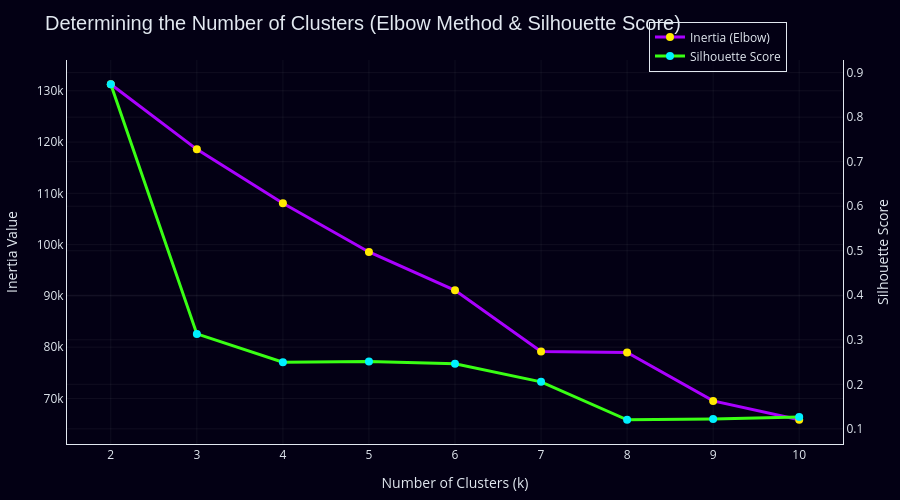

Notebook code for this chart:
### Code cell
# 2. Determine the optimal number of clusters using an interactive plot
fig = go.Figure()
fig.add_trace(go.Scatter(
    x=list(K_range), y=inertia, mode='lines+markers', name='Inertia (Elbow)', yaxis='y1',
    line=dict(color=GALAXY_ACCENT3, width=3), marker=dict(color=GALAXY_ACCENT4, size=8)
))
fig.add_trace(go.Scatter(
    x=list(K_range), y=silhouette_scores, mode='lines+markers', name='Silhouette Score', yaxis='y2',
    line=dict(color=GALAXY_ACCENT5, width=3), marker=dict(color=GALAXY_ACCENT2, size=8)
))

fig.update_layout(
    title='Determining the Number of Clusters (Elbow Method & Silhouette Score)',
    xaxis=dict(title='Number of Clusters (k)', dtick=1),
    yaxis=dict(title='Inertia Value', side='left'),
    yaxis2=dict(title='Silhouette Score', side='right', overlaying='y', showgrid=False, color=GALAXY_FG),
    legend=dict(x=0.75, y=1.1),
    height=500,
)
apply_galaxy_plotly(fig)
fig.show()

### Figure 1 — Plotly figure (JSON) as saved in the notebook; plotly's stock layout.template omitted (floating-point values rounded to 4 significant figures)
{"data": [{"line": {"color": "#AA00FF", "width": 3}, "marker": {"color": "#FFEA00", "size": 8}, "mode": "lines+markers", "name": "Inertia (Elbow)", "type": "scatter", "x": [2, 3, 4, 5, 6, 7, 8, 9, 10], "y": [131300.0, 118600.0, 108100.0, 98570.0, 91090.0, 79150.0, 78970.0, 69520.0, 65840.0], "yaxis": "y"}, {"line": {"color": "#39FF14", "width": 3}, "marker": {"color": "#00F0FF", "size": 8}, "mode": "lines+markers", "name": "Silhouette Score", "type": "scatter", "x": [2, 3, 4, 5, 6, 7, 8, 9, 10], "y": [0.874, 0.3132, 0.2498, 0.2513, 0.2462, 0.2055, 0.1203, 0.1223, 0.1267], "yaxis": "y2"}], "layout": {"font": {"color": "#E2E8F0"}, "height": 500, "legend": {"bgcolor": "rgba(3, 0, 20, 0.7)", "bordercolor": "#E2E8F0", "borderwidth": 1, "font": {"color": "#E2E8F0"}, "x": 0.75, "y": 1.1}, "margin": {"b": 40, "l": 40, "r": 40, "t": 60}, "paper_bgcolor": "#030014", "plot_bgcolor": "#030014", "scene": {"xaxis": {"backgroundcolor": "#030014", "color": "#E2E8F0", "gridcolor": "rgba(255, 255, 255, 0.1)", "showgrid": true, "zerolinecolor": "#E2E8F0"}, "yaxis": {"backgroundcolor": "#030014", "color": "#E2E8F0", "gridcolor": "rgba(255, 255, 255, 0.1)", "showgrid": true, "zerolinecolor": "#E2E8F0"}, "zaxis": {"backgroundcolor": "#030014", "color": "#E2E8F0", "gridcolor": "rgba(255, 255, 255, 0.1)", "showgrid": true, "zerolinecolor": "#E2E8F0"}}, "title": {"font": {"color": "#E2E8F0", "family": "Arial, bold", "size": 20}, "text": "Determining the Number of Clusters (Elbow Method & Silhouette Score)"}, "xaxis": {"dtick": 1, "gridcolor": "rgba(255, 255, 255, 0.05)", "gridwidth": 1, "linecolor": "#E2E8F0", "linewidth": 1, "showgrid": true, "showline": true, "tickfont": {"color": "#E2E8F0"}, "title": {"text": "Number of Clusters (k)"}, "zeroline": true, "zerolinecolor": "#E2E8F0", "zerolinewidth": 1}, "yaxis": {"gridcolor": "rgba(255, 255, 255, 0.05)", "gridwidth": 1, "linecolor": "#E2E8F0", "linewidth": 1, "showgrid": true, "showline": true, "side": "left", "tickfont": {"color": "#E2E8F0"}, "title": {"text": "Inertia Value"}, "zeroline": true, "zerolinecolor": "#E2E8F0", "zerolinewidth": 1}, "yaxis2": {"color": "#E2E8F0", "gridcolor": "rgba(255, 255, 255, 0.05)", "gridwidth": 1, "linecolor": "#E2E8F0", "linewidth": 1, "overlaying": "y", "showgrid": true, "showline": true, "side": "right", "tickfont": {"color": "#E2E8F0"}, "title": {"text": "Silhouette Score"}, "zeroline": true, "zerolinecolor": "#E2E8F0", "zerolinewidth": 1}}}
